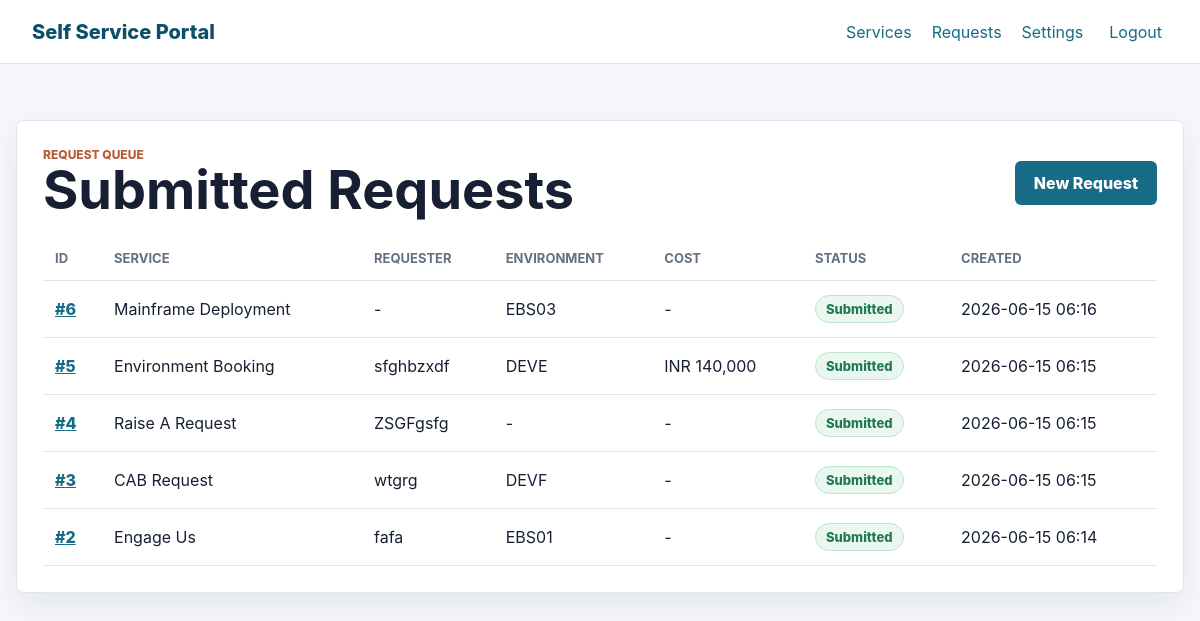
/requests (signed in), run on the app's committed database.
### app.py (models this page shows)
class ServiceRequest(db.Model):
    id = db.Column(db.Integer, primary_key=True)
    user_id = db.Column(db.Integer, db.ForeignKey("user.id"))
    service_key = db.Column(db.String(80), nullable=False, index=True)
    service_name = db.Column(db.String(120), nullable=False)
    requester = db.Column(db.String(120))
    environment = db.Column(db.String(40))
    start_date = db.Column(db.Date)
    end_date = db.Column(db.Date)
    application = db.Column(db.String(120))
    environment_type = db.Column(db.String(40))
    short_summary = db.Column(db.String(255))
    description = db.Column(db.Text)
    outage = db.Column(db.String(20))
    sme_details = db.Column(db.String(255))
    environment_impact = db.Column(db.Text)
    problem = db.Column(db.Text)
    calculated_cost = db.Column(db.Integer)
    status = db.Column(db.String(40), nullable=False, default="Submitted")
    created_at = db.Column(db.DateTime, nullable=False, default=datetime.utcnow)

### app.py (the view)
    @app.get("/requests")
    @login_required
    def requests_list():
        current_user = get_current_user()
        query = ServiceRequest.query
        if not current_user.is_admin:
            query = query.filter_by(user_id=current_user.id)
        service_requests = query.order_by(ServiceRequest.created_at.desc()).all()
        return render_template("requests.html", service_requests=service_requests)

### app.py (called while the page is built)
def get_current_user():
    user_id = session.get("user_id")
    if not user_id:
        return None
    return db.session.get(User, user_id)

def login_required(view):
    @wraps(view)
    def wrapped_view(*args, **kwargs):
        if not get_current_user():
            flash("Please login to continue.", "error")
            return redirect(url_for("login"))
        return view(*args, **kwargs)
    return wrapped_view

    @property
    def is_admin(self):
        return self.role == "admin"

### templates/requests.html (shortened to what this page needs)
{% extends "base.html" %}
{% block content %}
<section class="section-block">
    <div class="section-heading">
        <div>
            <p class="eyebrow">Request queue</p>
            <h1>Submitted Requests</h1>
        </div>
        <a class="button primary" href="{{ url_for('index') }}">New Request</a>
    </div>
    {% if service_requests %}
        <div class="table-wrap">
            <table>
                <thead>
                    <tr>
                        <th>ID</th>
                        <th>Service</th>
                        <th>Requester</th>
                        <th>Environment</th>
                        <th>Cost</th>
                        <th>Status</th>
                        <th>Created</th>
                    </tr>
                </thead>
                <tbody>
                    {% for item in service_requests %}
                        <tr>
                            <td><a href="{{ url_for('request_detail', request_id=item.id) }}">#{{ item.id }}</a></td>
                            <td>{{ item.service_name }}</td>
                            <td>{{ item.requester or "-" }}</td>
                            <td>{{ item.environment or "-" }}</td>
                            <td>{% if item.calculated_cost %}INR {{ "{:,}".format(item.calculated_cost) }}{% else %}-{% endif %}</td>
                            <td><span class="status">{{ item.status }}</span></td>
                            <td>{{ item.created_at.strftime("%Y-%m-%d %H:%M") }}</td>
                        </tr>
                    {% endfor %}
                </tbody>
            </table>
        </div>
    {% else %}
        <p class="empty-state">No requests submitted yet.</p>
    {% endif %}
</section>
{% endblock %}

### templates/base.html (shortened to what this page needs)
<!doctype html>
<html lang="en">
<head>
    <link rel="stylesheet" href="{{ url_for('static', filename='css/styles.css') }}">
</head>
<body>
    <header class="app-header">
        <a class="brand" href="{{ url_for('index') }}">Self Service Portal</a>
        <nav class="nav-links" aria-label="Primary">
            {% if current_user %}
                <a href="{{ url_for('index') }}">Services</a>
                <a href="{{ url_for('requests_list') }}">Requests</a>
                <a href="{{ url_for('settings') }}">Settings</a>
                <form id="logout-form" class="logout-form" method="post" action="{{ url_for('logout') }}">
                    <button type="submit">Logout</button>
                </form>
            {% else %}
                <a href="{{ url_for('login') }}">Login</a>
                <a href="{{ url_for('signup') }}">Create Account</a>
            {% endif %}
        </nav>
    </header>
    <main class="page-shell">
        {% block content %}{% endblock %}
    </main>
</body>
</html>

### static/css/styles.css (style rules this page uses)
:root { color-scheme: light; --bg: #f6f7fb; --panel: #ffffff; --text: #172033; --muted: #637083; --line: #dfe5ee; --primary: #176b87; --primary-dark: #0d4f68; --accent: #b85c38; --success: #217a53; --error: #b42318; --shadow: 0 12px 30px rgba(23, 32, 51, 0.08); }
* { box-sizing: border-box; }
body { margin: 0; min-height: 100vh; background: var(--bg); color: var(--text); font-family: Inter, Segoe UI, Arial, sans-serif; }
a { color: inherit; }
.app-header { position: sticky; top: 0; z-index: 5; display: flex; align-items: center; justify-content: space-between; min-height: 64px; padding: 0 32px; background: rgba(255, 255, 255, 0.94); border-bottom: 1px solid var(--line); backdrop-filter: blur(12px); }
.brand { color: var(--primary-dark); font-size: 20px; font-weight: 800; text-decoration: none; }
.nav-links { display: flex; align-items: center; gap: 20px; }
.nav-links a, .text-link, .logout-form button { color: var(--primary); background: transparent; border: 0; font-weight: 700; font: inherit; text-decoration: none; cursor: pointer; }
.logout-form { margin: 0; }
.page-shell { width: min(1180px, calc(100% - 32px)); margin: 0 auto; padding: 28px 0 48px; }
.hero h1, .form-intro h1, .section-heading h1 { margin: 8px 0 10px; font-size: clamp(32px, 5vw, 54px); line-height: 1.04; letter-spacing: 0; }
.eyebrow { margin: 0; color: var(--accent); font-size: 12px; font-weight: 800; letter-spacing: 0; text-transform: uppercase; }
.section-block, .detail-layout, .request-form { margin-top: 28px; padding: 26px; background: var(--panel); border: 1px solid var(--line); border-radius: 8px; box-shadow: var(--shadow); }
.section-heading { display: flex; align-items: center; justify-content: space-between; gap: 16px; margin-bottom: 18px; }
.section-heading h2, .section-heading h1 { margin: 0; }
.button { display: inline-flex; align-items: center; justify-content: center; min-height: 44px; padding: 0 18px; border: 1px solid transparent; border-radius: 6px; font-weight: 800; text-decoration: none; cursor: pointer; }
.button.primary { color: #ffffff; background: var(--primary); }
.table-wrap { overflow-x: auto; }
table { width: 100%; border-collapse: collapse; min-width: 760px; }
th, td { padding: 14px 12px; text-align: left; border-bottom: 1px solid var(--line); }
th { color: var(--muted); font-size: 13px; text-transform: uppercase; }
td a { color: var(--primary); font-weight: 800; }
.status { display: inline-flex; align-items: center; min-height: 28px; padding: 0 10px; color: var(--success); background: #eaf7f0; border: 1px solid #bfe4d0; border-radius: 999px; font-size: 13px; font-weight: 800; }

### data on the page
ServiceRequest: id "6", service_name "Mainframe Deployment", requester "-", environment "EBS03", status "Submitted", created_at "2026-06-15 06:16"
ServiceRequest: id "5", service_name "Environment Booking", requester "sfghbzxdf", environment "DEVE", calculated_cost "140,000", status "Submitted", created_at "2026-06-15 06:15"
ServiceRequest: id "4", service_name "Raise A Request", requester "ZSGFgsfg", environment "-", status "Submitted", created_at "2026-06-15 06:15"
ServiceRequest: id "3", service_name "CAB Request", requester "wtgrg", environment "DEVF", status "Submitted", created_at "2026-06-15 06:15"
ServiceRequest: id "2", service_name "Engage Us", requester "fafa", environment "EBS01", status "Submitted", created_at "2026-06-15 06:14"
